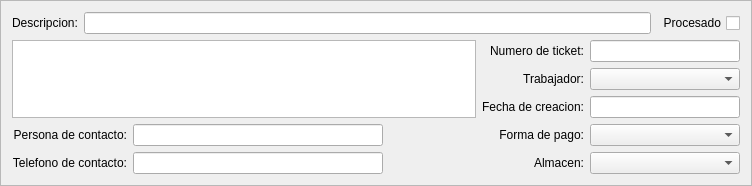
    <widget class="QFrame" name="frame">
     <property name="sizePolicy">
      <sizepolicy hsizetype="Expanding" vsizetype="Preferred">
       <horstretch>0</horstretch>
       <verstretch>0</verstretch>
      </sizepolicy>
     </property>
     <property name="minimumSize">
      <size>
       <width>0</width>
       <height>0</height>
      </size>
     </property>
     <property name="frameShape">
      <enum>QFrame::StyledPanel</enum>
     </property>
     <property name="frameShadow">
      <enum>QFrame::Raised</enum>
     </property>
     <layout class="QGridLayout" name="gridLayout">
      <item row="0" column="0">
       <widget class="QLabel" name="label6">
        <property name="sizePolicy">
         <sizepolicy hsizetype="Preferred" vsizetype="Fixed">
          <horstretch>0</horstretch>
          <verstretch>0</verstretch>
         </sizepolicy>
        </property>
        <property name="text">
         <string>Descripcion:</string>
        </property>
        <property name="buddy">
         <cstring>mui_descalbaran</cstring>
        </property>
       </widget>
      </item>
      <item row="0" column="1" colspan="5">
       <widget class="QLineEdit" name="mui_descalbaran">
        <property name="minimumSize">
         <size>
          <width>190</width>
          <height>0</height>
         </size>
        </property>
        <property name="maxLength">
         <number>150</number>
        </property>
       </widget>
      </item>
      <item row="0" column="6">
       <widget class="QCheckBox" name="mui_procesadoalbaran">
        <property name="sizePolicy">
         <sizepolicy hsizetype="Preferred" vsizetype="Fixed">
          <horstretch>0</horstretch>
          <verstretch>0</verstretch>
         </sizepolicy>
        </property>
        <property name="layoutDirection">
         <enum>Qt::RightToLeft</enum>
        </property>
        <property name="text">
         <string>Procesado</string>
        </property>
       </widget>
      </item>
      <item row="1" column="0" rowspan="3" colspan="4">
       <widget class="BlSearchWidget" name="mui_idcliente"/>
      </item>
      <item row="1" column="4">
       <widget class="QLabel" name="label7">
        <property name="sizePolicy">
         <sizepolicy hsizetype="Preferred" vsizetype="Fixed">
          <horstretch>0</horstretch>
          <verstretch>0</verstretch>
         </sizepolicy>
        </property>
        <property name="text">
         <string>Numero de ticket:</string>
        </property>
        <property name="alignment">
         <set>Qt::AlignRight|Qt::AlignTrailing|Qt::AlignVCenter</set>
        </property>
        <property name="buddy">
         <cstring>mui_numalbaran</cstring>
        </property>
       </widget>
      </item>
      <item row="1" column="5" colspan="2">
       <widget class="QLineEdit" name="mui_numalbaran">
        <property name="sizePolicy">
         <sizepolicy hsizetype="Fixed" vsizetype="Fixed">
          <horstretch>0</horstretch>
          <verstretch>0</verstretch>
         </sizepolicy>
        </property>
        <property name="minimumSize">
         <size>
          <width>150</width>
          <height>0</height>
         </size>
        </property>
        <property name="maximumSize">
         <size>
          <width>150</width>
          <height>16777215</height>
         </size>
        </property>
       </widget>
      </item>
      <item row="2" column="4">
       <widget class="QLabel" name="label16">
        <property name="sizePolicy">
         <sizepolicy hsizetype="Minimum" vsizetype="Fixed">
          <horstretch>0</horstretch>
          <verstretch>0</verstretch>
         </sizepolicy>
        </property>
        <property name="text">
         <string>Trabajador:</string>
        </property>
        <property name="alignment">
         <set>Qt::AlignRight|Qt::AlignTrailing|Qt::AlignVCenter</set>
        </property>
        <property name="buddy">
         <cstring>mui_idtrabajador</cstring>
        </property>
       </widget>
      </item>
      <item row="2" column="5" colspan="2">
       <widget class="BfBuscarTrabajador" name="mui_idtrabajador">
        <property name="minimumSize">
         <size>
          <width>150</width>
          <height>0</height>
         </size>
        </property>
        <property name="maximumSize">
         <size>
          <width>150</width>
          <height>16777215</height>
         </size>
        </property>
       </widget>
      </item>
      <item row="3" column="4">
       <widget class="QLabel" name="label15">
        <property name="sizePolicy">
         <sizepolicy hsizetype="Preferred" vsizetype="Fixed">
          <horstretch>0</horstretch>
          <verstretch>0</verstretch>
         </sizepolicy>
        </property>
        <property name="text">
         <string>Fecha de creacion:</string>
        </property>
        <property name="alignment">
         <set>Qt::AlignRight|Qt::AlignTrailing|Qt::AlignVCenter</set>
        </property>
        <property name="buddy">
         <cstring>mui_fechaalbaran</cstring>
        </property>
       </widget>
      </item>
      <item row="3" column="5" colspan="2">
       <widget class="BlDateSearch" name="mui_fechaalbaran">
        <property name="minimumSize">
         <size>
          <width>150</width>
          <height>0</height>
         </size>
        </property>
        <property name="maximumSize">
         <size>
          <width>150</width>
          <height>16777215</height>
         </size>
        </property>
       </widget>
      </item>
      <item row="4" column="0" colspan="2">
       <widget class="QLabel" name="label14">
        <property name="sizePolicy">
         <sizepolicy hsizetype="Preferred" vsizetype="Fixed">
          <horstretch>0</horstretch>
          <verstretch>0</verstretch>
         </sizepolicy>
        </property>
        <property name="text">
         <string>Persona de contacto:</string>
        </property>
        <property name="alignment">
         <set>Qt::AlignRight|Qt::AlignTrailing|Qt::AlignVCenter</set>
        </property>
        <property name="buddy">
         <cstring>mui_contactalbaran</cstring>
        </property>
       </widget>
      </item>
      <item row="4" column="2">
       <widget class="QLineEdit" name="mui_contactalbaran">
        <property name="minimumSize">
         <size>
          <width>250</width>
          <height>0</height>
         </size>
        </property>
       </widget>
      </item>
      <item row="4" column="3">
       <spacer>
        <property name="orientation">
         <enum>Qt::Horizontal</enum>
        </property>
        <property name="sizeType">
         <enum>QSizePolicy::Ignored</enum>
        </property>
        <property name="sizeHint" stdset="0">
         <size>
          <width>40</width>
          <height>20</height>
         </size>
        </property>
       </spacer>
      </item>
      <item row="4" column="4">
       <widget class="QLabel" name="label12">
        <property name="sizePolicy">
         <sizepolicy hsizetype="Preferred" vsizetype="Fixed">
          <horstretch>0</horstretch>
          <verstretch>0</verstretch>
         </sizepolicy>
        </property>
        <property name="text">
         <string>Forma de pago:</string>
        </property>
        <property name="alignment">
         <set>Qt::AlignRight|Qt::AlignTrailing|Qt::AlignVCenter</set>
        </property>
        <property name="buddy">
         <cstring>mui_idforma_pago</cstring>
        </property>
       </widget>
      </item>
      <item row="4" column="5" colspan="2">
       <widget class="BfBuscarFormaPago" name="mui_idforma_pago">
        <property name="minimumSize">
         <size>
          <width>150</width>
          <height>0</height>
         </size>
        </property>
        <property name="maximumSize">
         <size>
          <width>150</width>
          <height>16777215</height>
         </size>
        </property>
       </widget>
      </item>
      <item row="5" column="0" colspan="2">
       <widget class="QLabel" name="label10">
        <property name="sizePolicy">
         <sizepolicy hsizetype="Preferred" vsizetype="Fixed">
          <horstretch>0</horstretch>
          <verstretch>0</verstretch>
         </sizepolicy>
        </property>
        <property name="text">
         <string>Telefono de contacto:</string>
        </property>
        <property name="alignment">
         <set>Qt::AlignRight|Qt::AlignTrailing|Qt::AlignVCenter</set>
        </property>
        <property name="buddy">
         <cstring>mui_telalbaran</cstring>
        </property>
       </widget>
      </item>
      <item row="5" column="2">
       <widget class="QLineEdit" name="mui_telalbaran">
        <property name="minimumSize">
         <size>
          <width>250</width>
          <height>0</height>
         </size>
        </property>
       </widget>
      </item>
      <item row="5" column="3">
       <spacer name="horizontalSpacer">
        <property name="orientation">
         <enum>Qt::Horizontal</enum>
        </property>
        <property name="sizeHint" stdset="0">
         <size>
          <width>87</width>
          <height>20</height>
         </size>
        </property>
       </spacer>
      </item>
      <item row="5" column="4">
       <widget class="QLabel" name="label13">
        <property name="sizePolicy">
         <sizepolicy hsizetype="Preferred" vsizetype="Fixed">
          <horstretch>0</horstretch>
          <verstretch>0</verstretch>
         </sizepolicy>
        </property>
        <property name="midLineWidth">
         <number>0</number>
        </property>
        <property name="text">
         <string>Almacen:</string>
        </property>
        <property name="alignment">
         <set>Qt::AlignRight|Qt::AlignTrailing|Qt::AlignVCenter</set>
        </property>
        <property name="buddy">
         <cstring>mui_idalmacen</cstring>
        </property>
       </widget>
      </item>
      <item row="5" column="5" colspan="2">
       <widget class="BfBuscarAlmacen" name="mui_idalmacen">
        <property name="minimumSize">
         <size>
          <width>150</width>
          <height>0</height>
         </size>
        </property>
        <property name="maximumSize">
         <size>
          <width>150</width>
          <height>16777215</height>
         </size>
        </property>
       </widget>
      </item>
     </layout>
    </widget>
